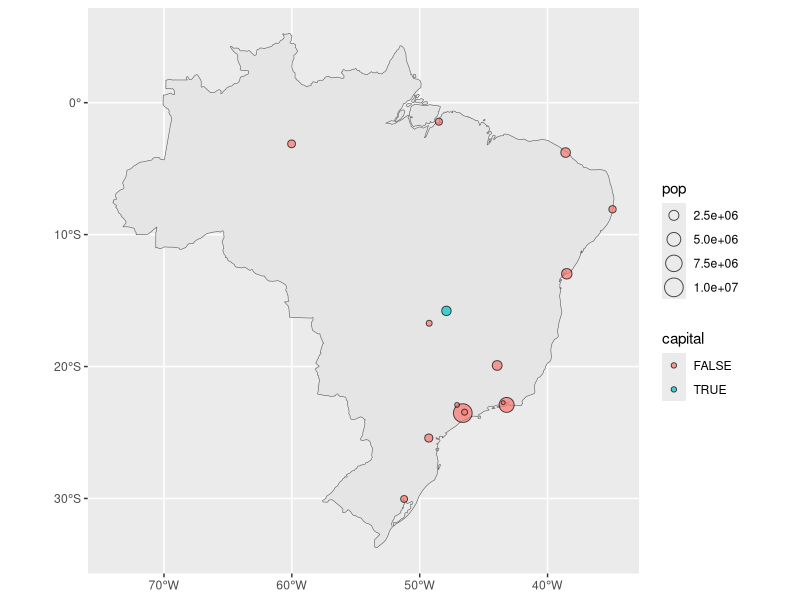

This figure's R source:
library(maps)
library(tidyverse)
library(sf)
library(rnaturalearthdata)

brazil_cities <- world.cities %>% 
  filter(country.etc == "Brazil",
         pop > 1e6) %>% 
  mutate(capital = as.logical(capital))

brazil_cities_sf <- brazil_cities %>% 
  st_as_sf(coords = c("long", "lat"), crs = 4326)

brazil_sf <- countries50 %>% 
  st_as_sf() %>% 
  filter(name == "Brazil")

brazil_cities_sf <- brazil_cities_sf |> 
  arrange(desc(pop))

ggplot() +
  geom_sf(data = brazil_sf) +
  geom_sf(data = brazil_cities_sf,
          aes(size = pop,
              fill = capital),
          alpha = 0.7,
          pch = 21)
